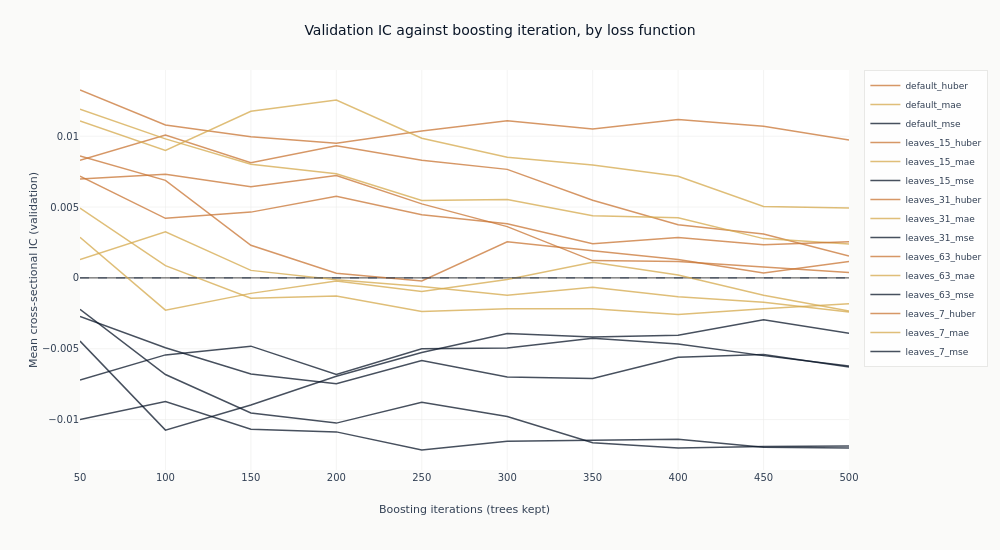

Notebook code cell kept with this figure:
### Markdown cell above
### What more trees do

Each line traces one configuration's out-of-sample IC as trees are added to it. This is the
figure the checkpoint dimension exists to produce, and it separates two things a single
end-of-training number cannot.

A line that rises and then falls has an interior optimum: the model was still learning, then
began fitting the training window at the expense of the validation folds. A line that wanders
without trend around zero never had anything to learn in the first place, and its highest point
is wherever the noise happened to peak. The difference matters, because both produce a
respectable-looking maximum.

### Code cell
curves = catalog.filter("full_coverage").sort("config_name", "checkpoint_value")
objectives = {"mse": COLORS["blue"], "mae": COLORS["amber"], "huber": COLORS["copper"]}


def objective_of(name: str) -> str:
    """Read the loss function out of a declared configuration name."""
    return next((key for key in objectives if name.endswith(key)), "mse")


fig_curves = go.Figure()
for config_name in curves.get_column("config_name").unique(maintain_order=True):
    series = curves.filter(pl.col("config_name") == config_name)
    fig_curves.add_trace(
        go.Scatter(
            x=series.get_column("checkpoint_value").to_list(),
            y=series.get_column("ic_mean").to_list(),
            mode="lines",
            name=config_name,
            line=dict(color=objectives[objective_of(config_name)], width=1.5),
            opacity=0.75,
        )
    )
fig_curves.add_hline(y=0, line_width=1, line_dash="dash", line_color=COLORS["neutral"])
fig_curves.update_layout(
    title="Validation IC against boosting iteration, by loss function",
    height=550,
    width=1000,
    margin=dict(t=70),
    legend=dict(font=dict(size=9)),
)
fig_curves.update_xaxes(title_text="Boosting iterations (trees kept)")
fig_curves.update_yaxes(title_text="Mean cross-sectional IC (validation)")
show_plotly_with_alt(
    fig_curves,
    "Line chart of mean validation information coefficient against boosting iteration, one line "
    "per configuration, coloured by loss function: blue for squared error, amber for absolute "
    "error, copper for Huber. A dashed line marks zero. The colours divide across it: the copper "
    "Huber lines run above zero for most of the range, the blue squared-error lines below it, "
    "and the amber absolute-error lines cross back and forth near it. Most lines reach their "
    "highest point in the first fifth of the range and drift afterwards.",
)

### Figure 1 — Plotly figure (JSON) as saved in the notebook; plotly's stock layout.template omitted (floating-point values rounded to 4 significant figures)
{"data": [{"line": {"color": "#C87533", "width": 1.5}, "mode": "lines", "name": "default_huber", "opacity": 0.75, "type": "scatter", "x": [50, 100, 150, 200, 250, 300, 350, 400, 450, 500], "y": [0.008602, 0.006882, 0.002305, 0.0003234, -0.0002171, 0.002543, 0.001919, 0.001293, 0.0003504, 0.001158]}, {"line": {"color": "#D4A84B", "width": 1.5}, "mode": "lines", "name": "default_mae", "opacity": 0.75, "type": "scatter", "x": [50, 100, 150, 200, 250, 300, 350, 400, 450, 500], "y": [0.002865, -0.002277, -0.001093, -0.0002258, -0.0009576, -0.0001111, 0.001099, 0.0002049, -0.001227, -0.002343]}, {"line": {"color": "#0a1628", "width": 1.5}, "mode": "lines", "name": "default_mse", "opacity": 0.75, "type": "scatter", "x": [50, 100, 150, 200, 250, 300, 350, 400, 450, 500], "y": [-0.007214, -0.005434, -0.004818, -0.006813, -0.005007, -0.004954, -0.004252, -0.00467, -0.005487, -0.00622]}, {"line": {"color": "#C87533", "width": 1.5}, "mode": "lines", "name": "leaves_15_huber", "opacity": 0.75, "type": "scatter", "x": [50, 100, 150, 200, 250, 300, 350, 400, 450, 500], "y": [0.008309, 0.01008, 0.008134, 0.009331, 0.008297, 0.007661, 0.005482, 0.003758, 0.003099, 0.00154]}, {"line": {"color": "#D4A84B", "width": 1.5}, "mode": "lines", "name": "leaves_15_mae", "opacity": 0.75, "type": "scatter", "x": [50, 100, 150, 200, 250, 300, 350, 400, 450, 500], "y": [0.01191, 0.009811, 0.008022, 0.007353, 0.005472, 0.005527, 0.004393, 0.004249, 0.002773, 0.002394]}, {"line": {"color": "#0a1628", "width": 1.5}, "mode": "lines", "name": "leaves_15_mse", "opacity": 0.75, "type": "scatter", "x": [50, 100, 150, 200, 250, 300, 350, 400, 450, 500], "y": [-0.009989, -0.008729, -0.01068, -0.01087, -0.01215, -0.01153, -0.01145, -0.0114, -0.01196, -0.01201]}, {"line": {"color": "#C87533", "width": 1.5}, "mode": "lines", "name": "leaves_31_huber", "opacity": 0.75, "type": "scatter", "x": [50, 100, 150, 200, 250, 300, 350, 400, 450, 500], "y": [0.006984, 0.007309, 0.006435, 0.007228, 0.005223, 0.00362, 0.00122, 0.001161, 0.0007761, 0.0003854]}, {"line": {"color": "#D4A84B", "width": 1.5}, "mode": "lines", "name": "leaves_31_mae", "opacity": 0.75, "type": "scatter", "x": [50, 100, 150, 200, 250, 300, 350, 400, 450, 500], "y": [0.001287, 0.003256, 0.0005301, -0.0001314, -0.0006073, -0.001217, -0.0006606, -0.001337, -0.001712, -0.002408]}, {"line": {"color": "#0a1628", "width": 1.5}, "mode": "lines", "name": "leaves_31_mse", "opacity": 0.75, "type": "scatter", "x": [50, 100, 150, 200, 250, 300, 350, 400, 450, 500], "y": [-0.00222, -0.006822, -0.009533, -0.01025, -0.008787, -0.00978, -0.01164, -0.01201, -0.0119, -0.01186]}, {"line": {"color": "#C87533", "width": 1.5}, "mode": "lines", "name": "leaves_63_huber", "opacity": 0.75, "type": "scatter", "x": [50, 100, 150, 200, 250, 300, 350, 400, 450, 500], "y": [0.007189, 0.004206, 0.004643, 0.005765, 0.004458, 0.00382, 0.002416, 0.002856, 0.002344, 0.002548]}, {"line": {"color": "#D4A84B", "width": 1.5}, "mode": "lines", "name": "leaves_63_mae", "opacity": 0.75, "type": "scatter", "x": [50, 100, 150, 200, 250, 300, 350, 400, 450, 500], "y": [0.004925, 0.000863, -0.001434, -0.001281, -0.00238, -0.002175, -0.002182, -0.002587, -0.002171, -0.001831]}, {"line": {"color": "#0a1628", "width": 1.5}, "mode": "lines", "name": "leaves_63_mse", "opacity": 0.75, "type": "scatter", "x": [50, 100, 150, 200, 250, 300, 350, 400, 450, 500], "y": [-0.00446, -0.01075, -0.008967, -0.006948, -0.005267, -0.003931, -0.004177, -0.004056, -0.002947, -0.003916]}, {"line": {"color": "#C87533", "width": 1.5}, "mode": "lines", "name": "leaves_7_huber", "opacity": 0.75, "type": "scatter", "x": [50, 100, 150, 200, 250, 300, 350, 400, 450, 500], "y": [0.01326, 0.0108, 0.009972, 0.009501, 0.01037, 0.01109, 0.01051, 0.01117, 0.01071, 0.009729]}, {"line": {"color": "#D4A84B", "width": 1.5}, "mode": "lines", "name": "leaves_7_mae", "opacity": 0.75, "type": "scatter", "x": [50, 100, 150, 200, 250, 300, 350, 400, 450, 500], "y": [0.01108, 0.008999, 0.01176, 0.01255, 0.00986, 0.008522, 0.007966, 0.00717, 0.005037, 0.004931]}, {"line": {"color": "#0a1628", "width": 1.5}, "mode": "lines", "name": "leaves_7_mse", "opacity": 0.75, "type": "scatter", "x": [50, 100, 150, 200, 250, 300, 350, 400, 450, 500], "y": [-0.00273, -0.004927, -0.006784, -0.007476, -0.005832, -0.00699, -0.007102, -0.005599, -0.005415, -0.00629]}], "layout": {"height": 550, "legend": {"font": {"size": 9}}, "margin": {"t": 70}, "shapes": [{"line": {"color": "#334155", "dash": "dash", "width": 1}, "type": "line", "x0": 0, "x1": 1, "xref": "x domain", "y0": 0, "y1": 0, "yref": "y"}], "title": {"text": "Validation IC against boosting iteration, by loss function"}, "width": 1000, "xaxis": {"title": {"text": "Boosting iterations (trees kept)"}}, "yaxis": {"title": {"text": "Mean cross-sectional IC (validation)"}}}}
